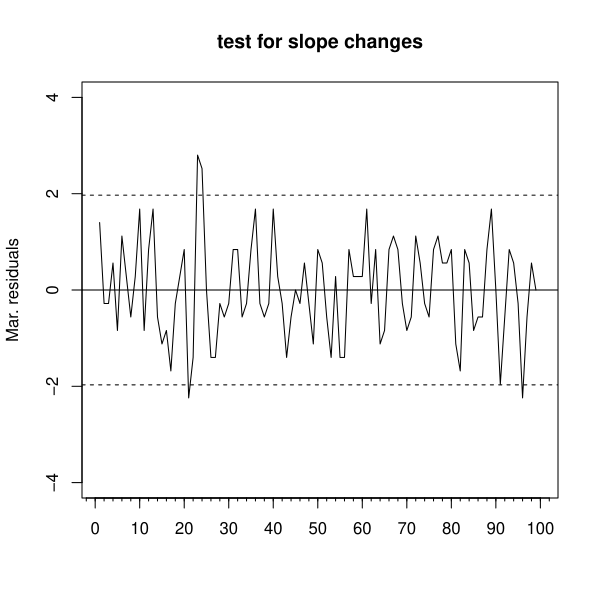

Recreate this plot in R.
###################################################
### code chunk number 19: plotslopetests-www
###################################################
library(Hmisc)
resids <- MARSSresiduals(kem.3, type = "tT")$mar.residuals
x <- seq(tsp(WWWusage)[1], tsp(WWWusage)[2], tsp(WWWusage)[3])
plot(x, resids[3, ],
  ylab = "Mar. residuals", xlab = "", type = "l", ylim = c(-4, 4),
  xaxp = c(tsp(WWWusage)[1] - 1, tsp(WWWusage)[2], 10)
)
minor.tick(nx = 10, ny = 0, tick.ratio = .3)
abline(h = c(1.97, -1.97), lty = 2)
abline(h = 0)
title("test for slope changes")
